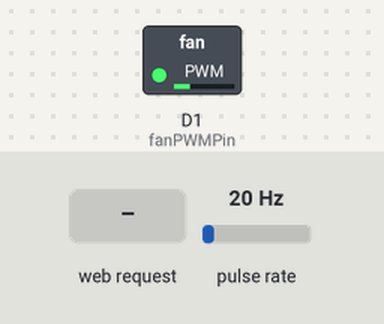
The sketch below on a simulated ESP8266 (NodeMCU). On the bench: switched loads named in the sketch (green lamp = pin HIGH). Wiring (inferred from the names in the program): pulse sensor: data D2. The inputs (shaded band) are chosen by the test bench; at power-on: pulse rate 20 Hz. WiFi joins after 1.5 s; servers stay silent unless stated; what the sketch prints to the serial monitor is not drawn.

Above: at 1.2 s.
1.3 s: HTTP request GET /setspeed?speed=FAIL received
At 1.9 s:
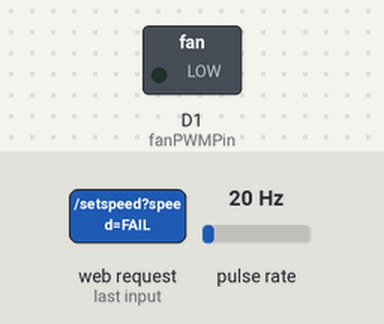
2.8 s: HTTP request GET /setspeed?speed=1 received
At 4.0 s:
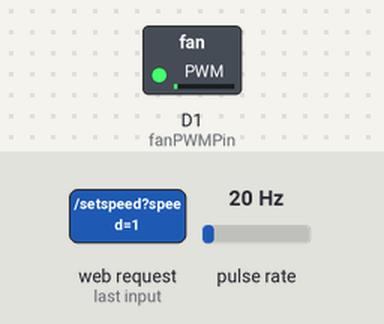
4.3 s: HTTP request GET /setspeed?speed=120 received
At 5.4 s:
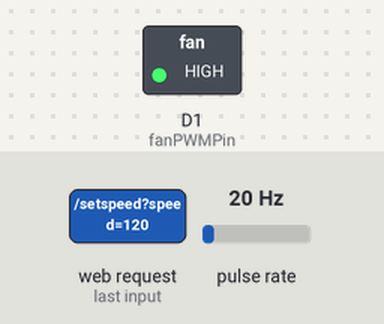
5.8 s: HTTP request GET /setspeed?speed=0 received
At 6.6 s:
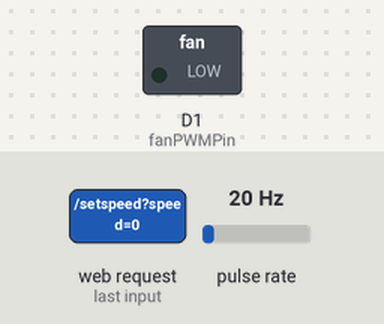
7.3 s: HTTP request GET /setspeed?speed=1&ssid=1&password=1 received
At 7.7 s:
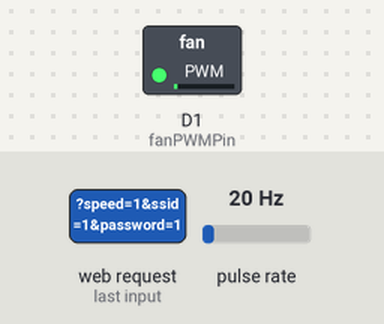
Timing chart, 0 to 9.8 s (numbered marks = the images above; inputs shaded):
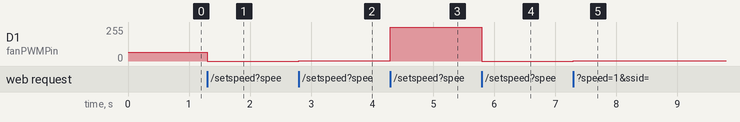

Measured:
- after the input at 1.3 s, D1 (fanPWMPin): 66/255 → 0/255 at once
- after the input at 2.8 s, D1 (fanPWMPin): 0/255 → 3/255 at once
- after the input at 4.3 s, D1 (fanPWMPin): 3/255 → 255/255 at once
- after the input at 5.8 s, D1 (fanPWMPin): 255/255 → 0/255 at once
- after the input at 7.3 s, D1 (fanPWMPin): 0/255 → 3/255 at once

The sketch:

fan-control.ino
```cpp
#include <ESP8266WiFi.h>
#include <WiFiClient.h>
#include <ESP8266WebServer.h>
#include <ESP8266mDNS.h>
#include <ESP8266HTTPUpdateServer.h>

// Thiết lập access point
const char *ssidWifiAP = "ESP";           // Tên WIFI của ESP
const char *passwordWifiAP = "12345678";  // Mật khẩu của ESP
IPAddress ip(192, 168, 1, 1);
IPAddress gateway(192, 168, 1, 1);
IPAddress subnet(255, 255, 255, 0);

// thiết lập update OTA
const char *updateHost = "esp";
const char *updateEndpoint = "/firmware";
const char *updateUsername = "admin";  // Username khi up fw
const char *updatePassword = "admin";  // Mật khẩu khi up fw

// Thiết lập chức năng ESP
const int hallSensorPin = D2;  // Chân D2 trên ESP, kết nối với dây cảm biến quạt (thường là dây màu vàng)
const int fanPWMPin = D1;      // Chân D1 trên ESP, dây PWM điều khiển quạt (thường là dây màu xanh)
volatile unsigned long pulseCount = 0;
unsigned long previousMillis = 0;
const long interval = 1000;  // Thời gian để tính tốc độ quạt (1 giây)
int speed = 66;
float currentRPM = 0;

const char *indexPage = R"rawliteral(
<!DOCTYPE html>
<html lang="en">
  <head>
    <title>FAN Control</title>
    <meta charset="utf-8" />
    <meta name="viewport" content="width=device-width, initial-scale=1" />

    <style>
      input[type="range"] {
        -webkit-appearance: none;
        appearance: none;
        width: 100%;
        cursor: pointer;
        outline: none;
        border-radius: 15px;
        height: 6px;
        background: #ccc;
      }

      input[type="range"]::-webkit-slider-thumb {
        -webkit-appearance: none;
        appearance: none;
        height: 15px;
        width: 15px;
        background-color: #f50;
        border-radius: 50%;
        border: none;
        transition: 0.2s ease-in-out;
      }

      input[type="range"]::-moz-range-thumb {
        height: 15px;
        width: 15px;
        background-color: #f50;
        border-radius: 50%;
        border: none;
        transition: 0.2s ease-in-out;
      }

      input[type="range"]::-webkit-slider-thumb:hover {
        box-shadow: 0 0 0 10px rgba(255, 85, 0, 0.1);
      }
      input[type="range"]:active::-webkit-slider-thumb {
        box-shadow: 0 0 0 13px rgba(255, 85, 0, 0.2);
      }
      input[type="range"]:focus::-webkit-slider-thumb {
        box-shadow: 0 0 0 13px rgba(255, 85, 0, 0.2);
      }

      input[type="range"]::-moz-range-thumb:hover {
        box-shadow: 0 0 0 10px rgba(255, 85, 0, 0.1);
      }
      input[type="range"]:active::-moz-range-thumb {
        box-shadow: 0 0 0 13px rgba(255, 85, 0, 0.2);
      }
      input[type="range"]:focus::-moz-range-thumb {
        box-shadow: 0 0 0 13px rgba(255, 85, 0, 0.2);
      }

      body {
        font-family: system-ui;
      }

      h1 {
        color: #4b4949;
        text-align: center;
      }

      .range {
        display: flex;
        align-items: center;
        gap: 1rem;
        max-width: 500px;
        margin: 0 auto;
        height: 4rem;
        width: 80%;
        background: #fff;
        padding: 0px 10px;
      }

      .wrapper-value {
        font-size: 26px;
      }

      .value {
        width: 50px;
        text-align: center;
      }

      .wifi-connect {
        width: fit-content;
      }
    </style>
  </head>

  <body>
    <h1>Fan Speed: <span id="currentSpeed">0</span> RPM</h1>

    <div class="wrapper">
      <div class="range">
        <input
          type="range"
          min="0"
          max="100"
          value="0"
          id="range"
          onchange="setSpeed(this.value)"
        />
        <div class="wrapper-value"><span class="value">0</span>%</div>
      </div>
    </div>

    <div class="wifi-connect">
      <label for="fname">SSID</label><br />
      <input type="text" id="ssid" /><br />
      <label for="lname">Password</label><br />
      <input type="text" id="password" /><br />
      <button id="btnConnectWifi" onclick="setWifiConnect()">Connect</button>

      <p id="newAddress" style="display: none">
        IP address in network is <span id="newIpAddress"></span>
      </p>
    </div>

    <script>
      async function setWifiConnect() {
        document.querySelector("#btnConnectWifi").disabled = true;
        const ssid = document.querySelector("#ssid").value;
        const password = document.querySelector("#password").value;

        let data = await fetch(
          "/setwifi?ssid=" + ssid + "&password=" + password
        );
        data = await data.text();
        // console.log(data);
        document.querySelector("#btnConnectWifi").disabled = false;

        if (data === "FAIL")
          return alert("Connect WIFI fail, refresh site then connect again");

        document.querySelector("#newIpAddress").innerText = data;
        document.querySelector("#newAddress").style.display = "block";
      }

      async function getSpeedInternal() {
        getSpeed();
      }

      async function getSpeed() {
        try {
          let data = await fetch("/getspeed");

          data = await data.text();
          data = data.split(",");

          const currentSpeed = data[0];
          const range = data[1];

          document.querySelector("#currentSpeed").innerText = currentSpeed;
          document.querySelector(".value").innerText = range;
          document.querySelector("#range").value = range;
          document.querySelector(
            "#range"
          ).style.background = `linear-gradient(to right, #f50 ${range}%, #ccc ${range}%)`;

          setTimeout(getSpeedInternal, 1e3);
        } catch (error) {
          console.log(error);
          return alert("ESP disconnected");
        }
      }

      async function setSpeed(speed) {
        await fetch("/setspeed?speed=" + speed);
      }

      const sliderEl = document.querySelector("#range");
      const sliderValue = document.querySelector(".value");

      sliderEl.addEventListener("input", (event) => {
        const tempSliderValue = event.target.value;

        sliderValue.textContent = tempSliderValue;

        const progress = (tempSliderValue / sliderEl.max) * 100;

        sliderEl.style.background = `linear-gradient(to right, #f50 ${progress}%, #ccc ${progress}%)`;
      });

      window.onload = () => {
        // getSpeed();
      };
    </script>
  </body>
</html>

)rawliteral";

ESP8266WebServer httpServer(80);
ESP8266HTTPUpdateServer httpUpdater;

void IRAM_ATTR countPulse() {
  pulseCount++;
}

void setFanSpeed(int percentage) {
  // Đảm bảo giá trị nằm trong khoảng 0-100
  percentage = constrain(percentage, 0, 100);

  // Chuyển đổi phần trăm thành giá trị PWM (0-255)
  int pwmValue = map(percentage, 0, 100, 0, 255);

  analogWrite(fanPWMPin, pwmValue);
}

void handleRoot() {
  httpServer.send(200, "text/html", indexPage);
}

void handleGetSpeed() {
  httpServer.send(200, "text/plain", String(currentRPM) + ',' + String(speed));
}

void handleSetSpeed() {
  if (httpServer.hasArg("speed")) {
    speed = httpServer.arg("speed").toInt();
    setFanSpeed(speed);
    httpServer.send(200, "text/plain", "SUCCESS");
  } else {
    httpServer.send(400, "text/plain", "FAIL");
  }
}

void handleSetWifi() {
  int count = 0;
  if (httpServer.hasArg("ssid")) {
    Serial.println("Connect to " + String(httpServer.arg("ssid")) + ":" + String(httpServer.arg("password")));

    WiFi.begin(String(httpServer.arg("ssid")), String(httpServer.arg("password")));

    while (WiFi.waitForConnectResult() != WL_CONNECTED) {
      WiFi.begin(String(httpServer.arg("ssid")), String(httpServer.arg("password")));
      Serial.println("Retry...");

      count++;

      if (count == 3) {
        Serial.println("Connect fail");
        return httpServer.send(400, "text/plain", "FAIL");
      }
    }

    Serial.print("Connected with address " + WiFi.localIP().toString());

    httpServer.send(200, "text/plain", WiFi.localIP().toString());

    Serial.setTimeout(3000);

    // WiFi.softAPdisconnect();
  } else {
    httpServer.send(400, "text/plain", "FAIL");
  }
}

void setup(void) {
  // Khởi tạo serial với baud 115200
  Serial.begin(115200);

  pinMode(hallSensorPin, INPUT_PULLUP);
  attachInterrupt(digitalPinToInterrupt(hallSensorPin), countPulse, FALLING);

  pinMode(fanPWMPin, OUTPUT);
  analogWrite(fanPWMPin, speed);

  Serial.println();
  Serial.println();
  Serial.println("ESP booting...");

  WiFi.mode(WIFI_AP_STA);
  WiFi.softAP(ssidWifiAP, passwordWifiAP);
  WiFi.softAPConfig(ip, gateway, subnet);

  MDNS.begin(updateHost);

  // Tạo server
  httpServer.on("/", handleRoot);
  httpServer.on("/getspeed", handleGetSpeed);
  httpServer.on("/setspeed", handleSetSpeed);
  httpServer.on("/setwifi", handleSetWifi);

  httpUpdater.setup(&httpServer, updateEndpoint, updateUsername, updatePassword);
  httpServer.begin();

  MDNS.addService("http", "tcp", 80);

  Serial.println("Boot success");
}

void loop(void) {
  unsigned long currentMillis = millis();

  if (currentMillis - previousMillis >= interval) {
    previousMillis = currentMillis;

    // Tính tốc độ quạt
    float rpm = (pulseCount / 2) * (60000 / interval);  // Chia cho 2 vì mỗi vòng quạt có 2 xung (từ trường đi qua cảm biến)
    currentRPM = rpm;
    pulseCount = 0;

    // Serial.print("Fan Speed: ");
    // Serial.print(rpm);
    // Serial.println(" RPM");
  }

  httpServer.handleClient();
}
```
